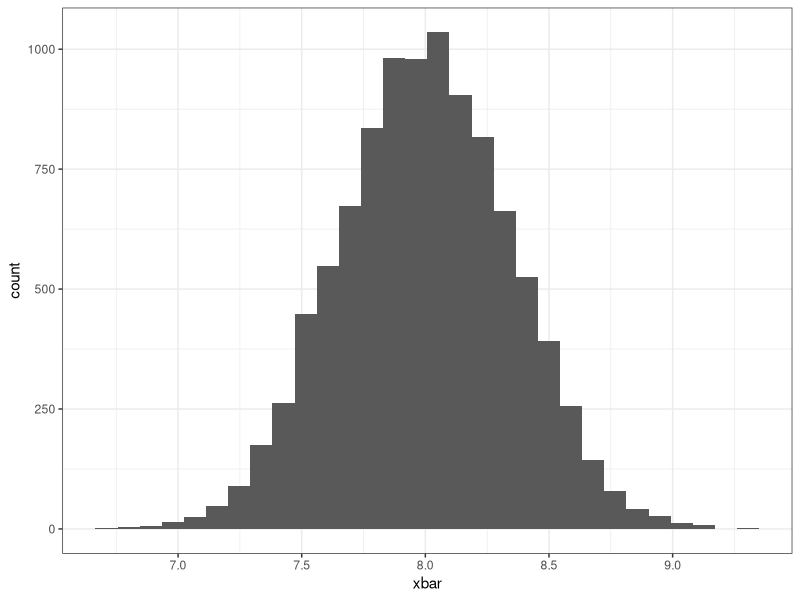
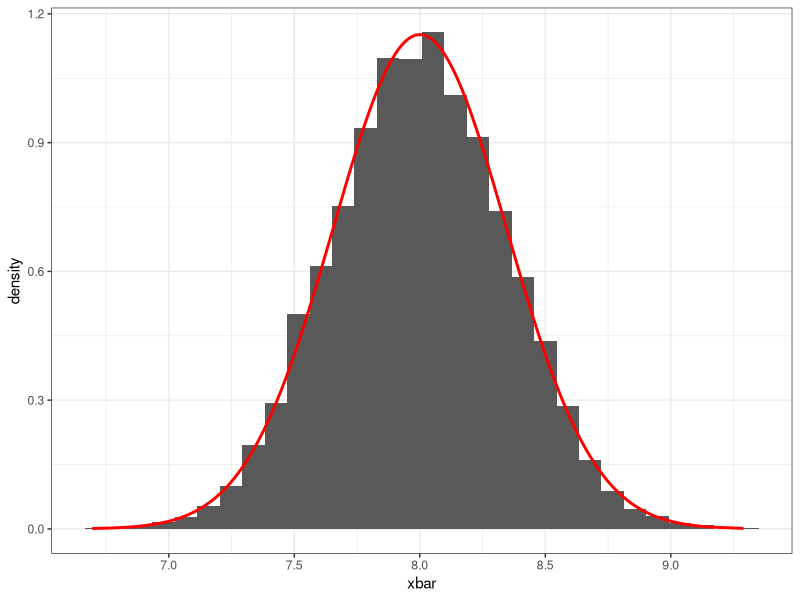
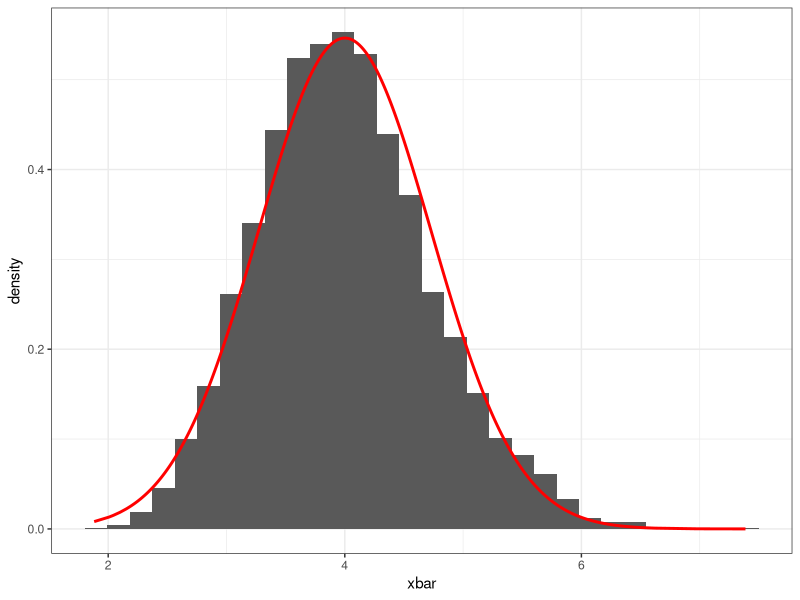
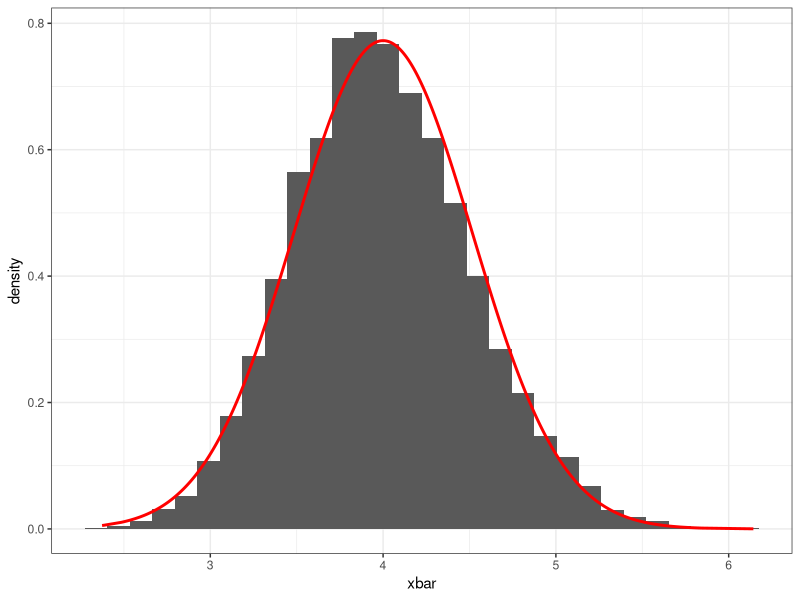
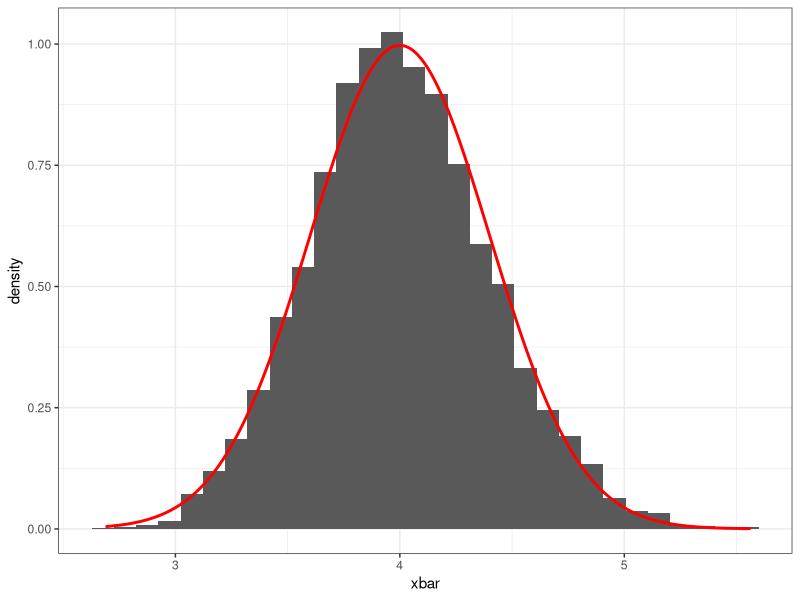
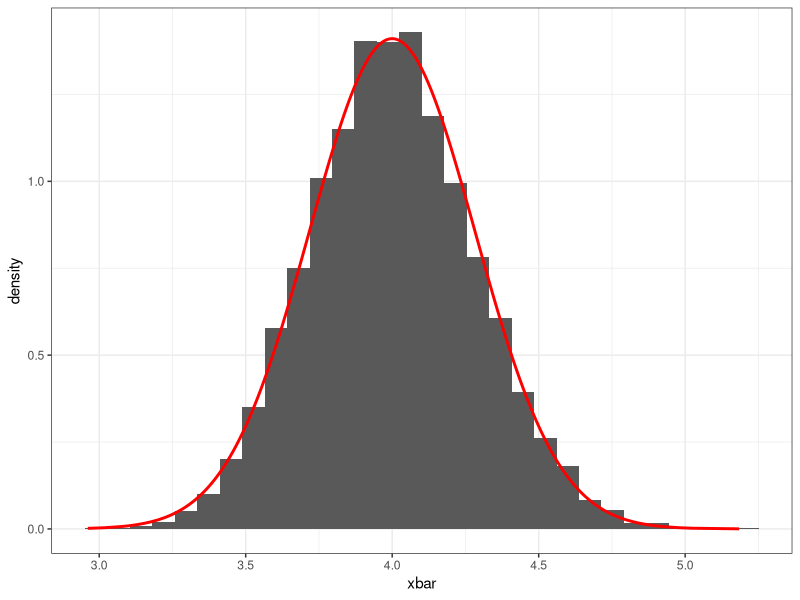
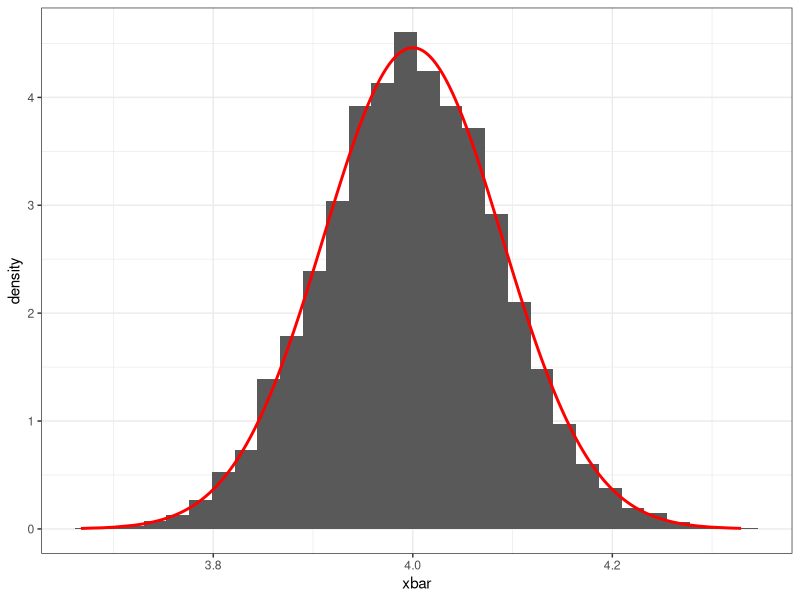

Here is the R script that generated these plots, in order:
## ---- chunk 1
library(ggplot2)
## ---- chunk 2
x1 <- rnorm(25, 8, sqrt(3))
mean(x1)
## ---- chunk 3
x2 <- rnorm(25, 8, sqrt(3))
mean(x2)
## ---- chunk 4
x3 <- rnorm(25, 8, sqrt(3))
mean(x3)
## ---- chunk 5
# Generate 10,000 samples of size 25 
x_samples <- replicate(10000, rnorm(25, 8, sqrt(3)))
# Obtain the mean for all the samples
x_means <- colMeans(x_samples)
# Plot a histogram of the sample means
data.frame(xbar = x_means) |> 
  ggplot(aes(xbar)) +
  geom_histogram() +
  theme_bw()
## ---- chunk 6
# Plotting the histogram of the sample means
# And imposing the density function of a normal distribution

data.frame(xbar = x_means, y = dnorm(x_means, 8, sqrt(3/25))) |> 
  ggplot(aes(xbar, y = after_stat(density))) +
  geom_histogram() +
  geom_line(aes(xbar, y), col = "red", lwd = 1) +
  theme_bw()
## ---- chunk 7

# Generate 10,000 samples of size 15 
# Obtain the mean for all the samples
x_samples <- replicate(10000, rchisq(15, 4))
x_means <- colMeans(x_samples)

# Plotting the histogram of the sample means
# And imposing the density function of a normal distribution
data.frame(xbar = x_means, y = dnorm(x_means, 4, sqrt(8/15))) |> 
  ggplot(aes(xbar, y = after_stat(density))) +
  geom_histogram() +
  geom_line(aes(xbar, y), col = "red", lwd = 1) +
  theme_bw()
## ---- chunk 8

# Generate 10,000 samples of size 30
# Obtain the mean for all the samples
x_samples <- replicate(10000, rchisq(30, 4))
x_means <- colMeans(x_samples)

# Plotting the histogram of the sample means
# And imposing the density function of a normal distribution

data.frame(xbar = x_means, y = dnorm(x_means, 4, sqrt(8/30))) |> 
  ggplot(aes(xbar, y = after_stat(density))) +
  geom_histogram() +
  geom_line(aes(xbar, y), col = "red", lwd = 1) +
  theme_bw()
## ---- chunk 9

# Generate 10,000 samples of size 50
# Obtain the mean for all the samples
x_samples <- replicate(10000, rchisq(50, 4))
x_means <- colMeans(x_samples)

# Plotting the histogram of the sample means
# And imposing the density function of a normal distribution
data.frame(xbar = x_means, y = dnorm(x_means, 4, sqrt(8/50))) |> 
  ggplot(aes(xbar, y = after_stat(density))) +
  geom_histogram() +
  geom_line(aes(xbar, y), col = "red", lwd = 1) +
  theme_bw()
## ---- chunk 10

# Generate 10,000 samples of size 100
# Obtain the mean for all the samples
x_samples <- replicate(10000, rchisq(100, 4))
x_means <- colMeans(x_samples)

# Plotting the histogram of the sample means
# And imposing the density function of a normal distribution
data.frame(xbar = x_means, y = dnorm(x_means, 4, sqrt(8/100))) |> 
  ggplot(aes(xbar, y = after_stat(density))) +
  geom_histogram() +
  geom_line(aes(xbar, y), col = "red", lwd = 1) +
  theme_bw()
## ---- chunk 11

# Generate 10,000 samples of size 1000 
# Obtain the mean for all the samples
x_samples <- replicate(10000, rchisq(1000, 4))
x_means <- colMeans(x_samples)

# Plotting the histogram of the sample means
# And imposing the density function of a normal distribution
data.frame(xbar = x_means, y = dnorm(x_means, 4, sqrt(8/1000))) |> 
  ggplot(aes(xbar, y = after_stat(density))) +
  geom_histogram() +
  geom_line(aes(xbar, y), col = "red", lwd = 1) +
  theme_bw()
